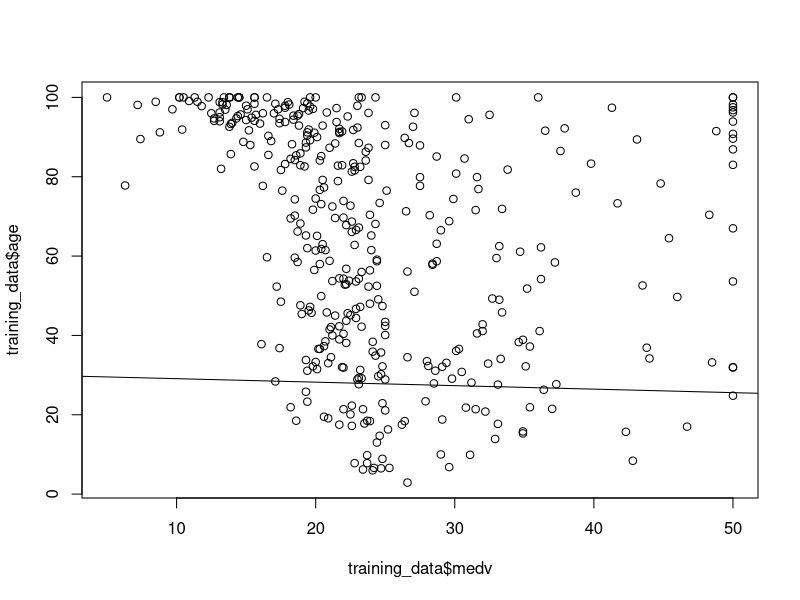

Source code (R): (Note: this script raises an error after producing the figure.)
# load MASS package
library(MASS)
library(corrplot)

# Check the dimensions of the Boston dataset
dim(Boston)

head(Boston)

train = 1:400
test = -train

variables = names(Boston)
training_data = Boston[train, variables]
testing_data = Boston[test, variables]

dim(training_data)#400
dim(testing_data)#106
head(testing_data)

cor(x=testing_data$age, y=testing_data$medv)

plot(x=training_data$medv, y=training_data$age)

model <- lm(medv ~ age, data = training_data)
model

#plot(x=testing_data$medv, y=testing_data$age*testing_data$lstat)
abline(model)

#necessary for some god forsaken reason
medvTest = testing_data$medv

predict(model, data.frame(medvTest = c(5)))
predict(model, data.frame(medvTest = c(10)))
predict(model, data.frame(medvTest = c(15)))

prediction <- predict(model, data.frame(medv = testing_data$medv))
prediction

summary(prediction)

##new model
model <- lm(medv ~ .,data = training_data)
model
summary(model)

plot(x=testing_data$medv, y=testing_data$age*testing_data$lstat)
abline(model)

plot(x = log(testing_data$lstat), y = testing_data$medv)
abline(model)
model <- lm(medv ~ .,data = training_data)
model
summary(model)

M = cor(log(x=testing_data$lstat), y=testing_data$medv)

corrplot.mixed(M, order = 'AOE')